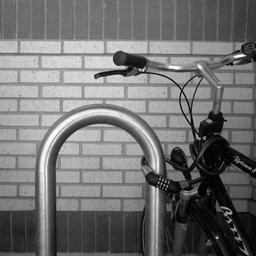
#> input picture Homework/Week 8/Team_girl/croppedBike.png, 256 x 256 px
$ python wiener_manual.py
#> lines starting #> are read from the running program, lines starting #| are printed output that depends on the picture
import numpy as np
import cv2
from matplotlib import pyplot as plt
ima = cv2.imread('croppedBike.png')
#> ima is the input picture: shape (256, 256, 3); min 0, max 255, mean 113.2
image = cv2.cvtColor(ima,cv2.COLOR_BGR2GRAY)
# adaptive wiener filter mean-squared method
# 8 neighborhood

height = image.shape[0]
#> height = 256
width = image.shape[1]
#> width = 256
def parameters(i_y,i_x,image_wnr):
    x = np.array((-1,0,1,-1,0,1,-1,0,1))
    y =np.array((-1,-1,-1,0,0,0,1,1,1))
    mean = 0
    variance =0
    count =0
    for k in range(9):
        if i_y+ y[k]>=0 and i_y+y[k]<height and i_x+x[k] >=0 and i_x+x[k]<width:
            count +=1
            mean += image_wnr[i_y+y[k],i_x+x[k]]
    mean = mean/count
    for k in range(9):
        if i_y+ y[k]>=0 and i_y+y[k]<height and i_x+x[k] >=0 and i_x+x[k]<width:
            variance += np.power((image_wnr[i_y+y[k],i_x+x[k]]-mean),2)
    variance = variance/count
    return  mean,variance
N_x = 30*np.random.randn(height,width)
noisy_image =image + N_x
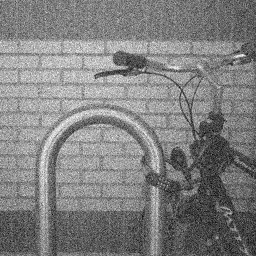
#> noisy_image: shape (256, 256) float64; min -95.31, max 318.4, mean 113.1; drawn with min black and max white
s = 1 #s is the noise variance
filter_image = np.zeros((height,width))
for y in range(height):
    for x in range(width):
        mean,delta = parameters(y,x,noisy_image)
        if delta != 0:
            va = ((np.power(delta,2) -np.power(s,2))/np.power(delta,2))
            filter_image[y,x] = mean + va*(noisy_image[y,x]-mean)
        if delta ==0:
            filter_image[y,x] = mean

anh = [image, noisy_image,filter_image]
ten = ['origin', ' noise image', 'wiener_image']
for i in range(3):
    plt.subplot(1,3,i+1),plt.imshow(anh[i],'gray')
    plt.title(ten[i])
    plt.xticks([]),plt.yticks([])
plt.show()
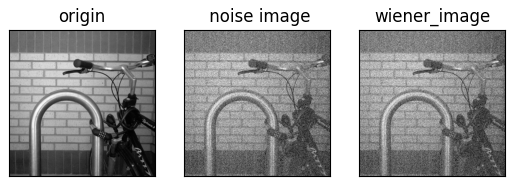
#> figure drawn by matplotlib, 3 panels
